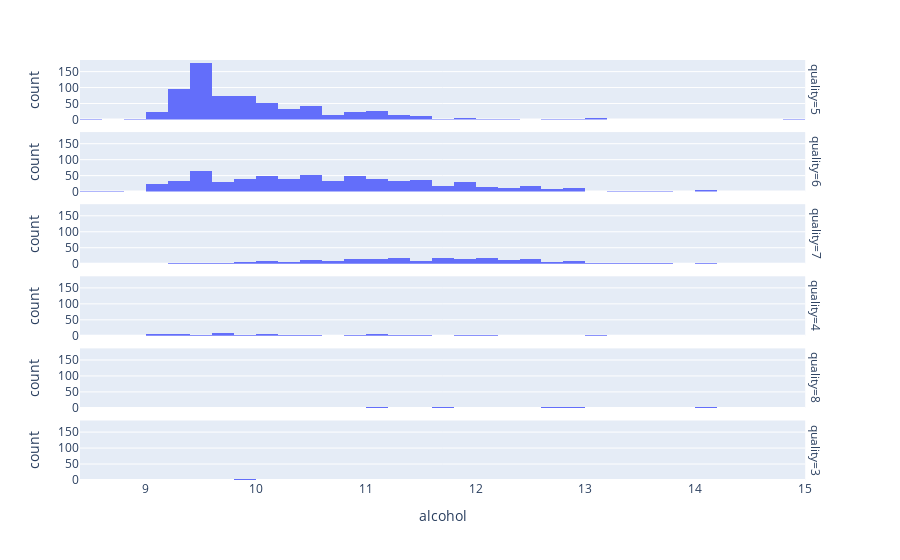

Notebook source saved alongside this figure:
### Code cell
px.histogram(data_frame=df,x="alcohol",facet_row="quality")

### Figure 1 — Plotly figure (JSON) as saved in the notebook; plotly's stock layout.template omitted (floating-point values rounded to 4 significant figures; data arrays with more than 128 entries replaced by an {"elided": "..."} marker saying what was removed)
{"data": [{"alignmentgroup": "True", "bingroup": "x", "hovertemplate": "quality=5<br>alcohol=%{x}<br>count=%{y}<extra></extra>", "legendgroup": "", "marker": {"color": "#636efa", "pattern": {"shape": ""}}, "name": "", "offsetgroup": "", "orientation": "v", "showlegend": false, "type": "histogram", "x": {"elided": "681 float values"}, "xaxis": "x6", "yaxis": "y6"}, {"alignmentgroup": "True", "bingroup": "x", "hovertemplate": "quality=6<br>alcohol=%{x}<br>count=%{y}<extra></extra>", "legendgroup": "", "marker": {"color": "#636efa", "pattern": {"shape": ""}}, "name": "", "offsetgroup": "", "orientation": "v", "showlegend": false, "type": "histogram", "x": {"elided": "638 float values"}, "xaxis": "x5", "yaxis": "y5"}, {"alignmentgroup": "True", "bingroup": "x", "hovertemplate": "quality=7<br>alcohol=%{x}<br>count=%{y}<extra></extra>", "legendgroup": "", "marker": {"color": "#636efa", "pattern": {"shape": ""}}, "name": "", "offsetgroup": "", "orientation": "v", "showlegend": false, "type": "histogram", "x": {"elided": "199 float values"}, "xaxis": "x4", "yaxis": "y4"}, {"alignmentgroup": "True", "bingroup": "x", "hovertemplate": "quality=4<br>alcohol=%{x}<br>count=%{y}<extra></extra>", "legendgroup": "", "marker": {"color": "#636efa", "pattern": {"shape": ""}}, "name": "", "offsetgroup": "", "orientation": "v", "showlegend": false, "type": "histogram", "x": [9, 9.8, 9.3, 13.1, 9.2, 9.1, 10.5, 9.4, 9.2, 9, 9.1, 11.4, 10.4, 9.4, 9.8, 9.6, 9.6, 10, 10, 11.3, 11, 11, 9.6, 9.7, 11.2, 11.4, 10.9, 9.9, 10, 10.9, 9.2, 10.4, 11.5, 11.2, 9.6, 9.3, 11.5, 9.6, 11.8, 11.2, 9.6, 12, 9.7, 11.1, 9.8, 10.4, 11, 10, 11, 10.1, 10.3, 10.9, 9.05], "xaxis": "x3", "yaxis": "y3"}, {"alignmentgroup": "True", "bingroup": "x", "hovertemplate": "quality=8<br>alcohol=%{x}<br>count=%{y}<extra></extra>", "legendgroup": "", "marker": {"color": "#636efa", "pattern": {"shape": ""}}, "name": "", "offsetgroup": "", "orientation": "v", "showlegend": false, "type": "histogram", "x": [12.8, 12.6, 12.9, 9.8, 13.4, 11.7, 11, 11, 14, 12.7, 12.5, 11.8, 13.1, 11.7, 14, 10, 11.3, 11.4], "xaxis": "x2", "yaxis": "y2"}, {"alignmentgroup": "True", "bingroup": "x", "hovertemplate": "quality=3<br>alcohol=%{x}<br>count=%{y}<extra></extra>", "legendgroup": "", "marker": {"color": "#636efa", "pattern": {"shape": ""}}, "name": "", "offsetgroup": "", "orientation": "v", "showlegend": false, "type": "histogram", "x": [9, 8.4, 10.7, 9.9, 11, 10.9, 9.8, 9.7, 10.2, 9.95], "xaxis": "x", "yaxis": "y"}], "layout": {"annotations": [{"font": {}, "showarrow": false, "text": "quality=3", "textangle": 90, "x": 0.98, "xanchor": "left", "xref": "paper", "y": 0.07083, "yanchor": "middle", "yref": "paper"}, {"font": {}, "showarrow": false, "text": "quality=8", "textangle": 90, "x": 0.98, "xanchor": "left", "xref": "paper", "y": 0.2425, "yanchor": "middle", "yref": "paper"}, {"font": {}, "showarrow": false, "text": "quality=4", "textangle": 90, "x": 0.98, "xanchor": "left", "xref": "paper", "y": 0.4142, "yanchor": "middle", "yref": "paper"}, {"font": {}, "showarrow": false, "text": "quality=7", "textangle": 90, "x": 0.98, "xanchor": "left", "xref": "paper", "y": 0.5858, "yanchor": "middle", "yref": "paper"}, {"font": {}, "showarrow": false, "text": "quality=6", "textangle": 90, "x": 0.98, "xanchor": "left", "xref": "paper", "y": 0.7575, "yanchor": "middle", "yref": "paper"}, {"font": {}, "showarrow": false, "text": "quality=5", "textangle": 90, "x": 0.98, "xanchor": "left", "xref": "paper", "y": 0.9292, "yanchor": "middle", "yref": "paper"}], "barmode": "relative", "legend": {"tracegroupgap": 0}, "margin": {"t": 60}, "xaxis": {"anchor": "y", "domain": [0, 0.98], "title": {"text": "alcohol"}}, "xaxis2": {"anchor": "y2", "domain": [0, 0.98], "matches": "x", "showticklabels": false}, "xaxis3": {"anchor": "y3", "domain": [0, 0.98], "matches": "x", "showticklabels": false}, "xaxis4": {"anchor": "y4", "domain": [0, 0.98], "matches": "x", "showticklabels": false}, "xaxis5": {"anchor": "y5", "domain": [0, 0.98], "matches": "x", "showticklabels": false}, "xaxis6": {"anchor": "y6", "domain": [0, 0.98], "matches": "x", "showticklabels": false}, "yaxis": {"anchor": "x", "domain": [0, 0.1417], "title": {"text": "count"}}, "yaxis2": {"anchor": "x2", "domain": [0.1717, 0.3133], "matches": "y", "title": {"text": "count"}}, "yaxis3": {"anchor": "x3", "domain": [0.3433, 0.485], "matches": "y", "title": {"text": "count"}}, "yaxis4": {"anchor": "x4", "domain": [0.515, 0.6567], "matches": "y", "title": {"text": "count"}}, "yaxis5": {"anchor": "x5", "domain": [0.6867, 0.8283], "matches": "y", "title": {"text": "count"}}, "yaxis6": {"anchor": "x6", "domain": [0.8583, 1], "matches": "y", "title": {"text": "count"}}}}
